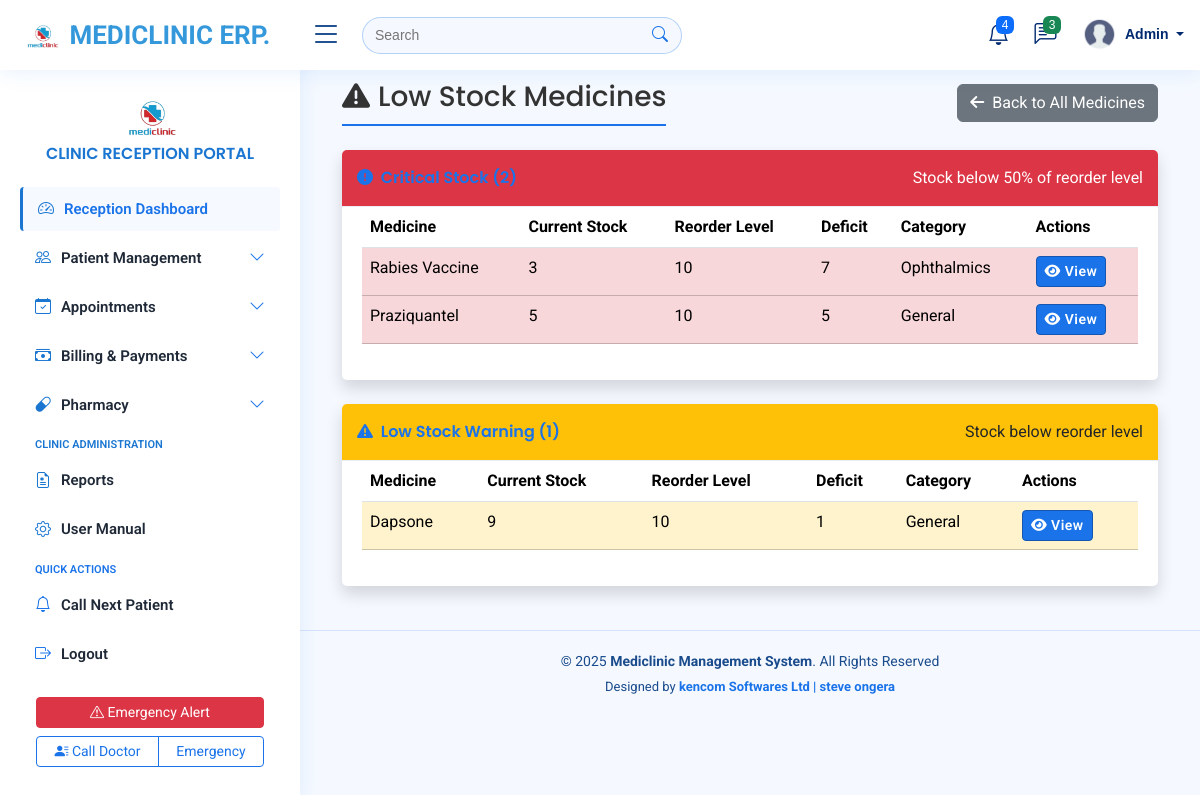
Before: /medicines/low-stock/ with the older database file.
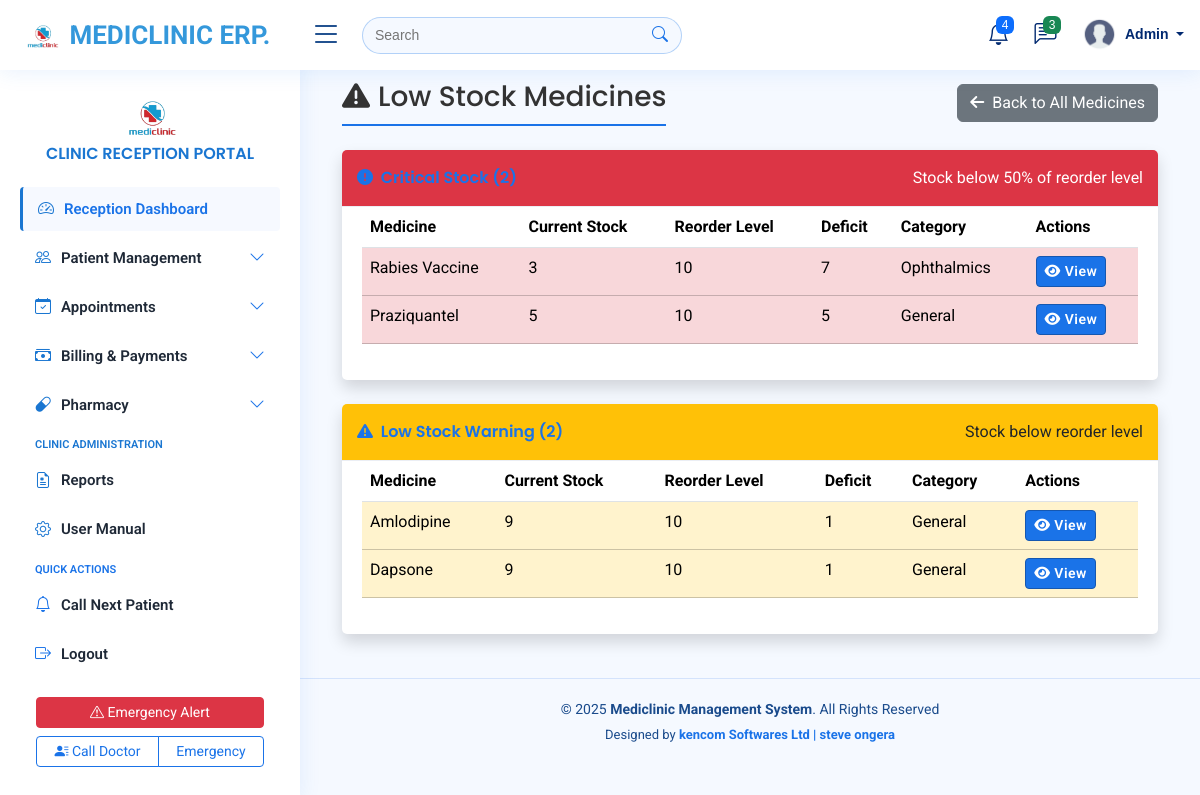
After: the same page with the newer database file.
### myapplication/models.py (models this page shows, shortened)
class Medicine(models.Model):
    name = models.CharField(max_length=200)
    category = models.ForeignKey('MedicineCategory', on_delete=models.SET_NULL, null=True, blank=True)
    description = models.TextField(blank=True, null=True)
    quantity_in_stock = models.PositiveIntegerField(default=0)
    unit_price = models.DecimalField(max_digits=10, decimal_places=2)
    reorder_level = models.PositiveIntegerField(default=10)
    manufacturer = models.CharField(max_length=200, blank=True, null=True)
    expiry_date = models.DateField(blank=True, null=True)
    batch_number = models.CharField(max_length=100, blank=True, null=True)
    image = models.ImageField(upload_to='medicine_images/', blank=True, null=True)  # ✅ New field
    created_at = models.DateTimeField(auto_now_add=True)
    updated_at = models.DateTimeField(auto_now=True)

class MedicineCategory(models.Model):
    name = models.CharField(max_length=100)
    description = models.TextField(blank=True, null=True)
    def __str__(self):
        return self.name

### myapplication/views.py (the view)
# urls.py: path('medicines/low-stock/', views.low_stock_medicines, name='low_stock_medicines'),
def low_stock_medicines(request):
    medicines = Medicine.objects.filter(
        quantity_in_stock__lte=F('reorder_level')
    ).order_by('quantity_in_stock')
    critical = medicines.filter(quantity_in_stock__lte=F('reorder_level')/2)
    warning = medicines.filter(quantity_in_stock__gt=F('reorder_level')/2)
    context = {
        'critical_medicines': critical,
        'warning_medicines': warning,
        'critical_count': critical.count(),
        'warning_count': warning.count(),
    }
    return render(request, 'medicines/low_stock.html', context)

### myapplication/templatetags/custom_filters.py (called while the page is built)
@register.filter
def subtract(value, arg):
    return value - arg

### templates/medicines/low_stock.html (shortened to what the changed rows need)
{% extends 'base/base.html' %}
{% load custom_filters %}
{% load static %}
{% block content %}
<div class="container-fluid">
    <div class="d-sm-flex align-items-center justify-content-between mb-4">
        <h1 class="h3 mb-0 text-gray-800">
            <i class="fas fa-exclamation-triangle me-2"></i>Low Stock Medicines
        </h1>
    </div>
    {% if critical_medicines %}
    <div class="card shadow mb-4 border-left-danger">
        <div class="card-body">
            <div class="table-responsive">
                <table class="table table-hover">
                    <thead>
                        <tr>
                            <th>Medicine</th>
                            <th>Current Stock</th>
                            <th>Reorder Level</th>
                            <th>Deficit</th>
                            <th>Category</th>
                            <th>Actions</th>
                        </tr>
                    </thead>
                    <tbody>
                        {% for medicine in critical_medicines %}
                        <tr class="table-danger">
                            <td>{{ medicine.name }}</td>
                            <td>{{ medicine.quantity_in_stock }}</td>
                            <td>{{ medicine.reorder_level }}</td>
                            <td>{{ medicine.reorder_level|subtract:medicine.quantity_in_stock }}</td>
                            <td>{{ medicine.category|default:"-" }}</td>
                            <td>
                                <a href="{% url 'medicine_detail' medicine.pk %}" class="btn btn-sm btn-primary">
                                    <i class="fas fa-eye"></i> View
                                </a>
                            </td>
                        </tr>
                        {% endfor %}
                    </tbody>
                </table>
            </div>
        </div>
    </div>
    {% endif %}
    {% if warning_medicines %}
    <div class="card shadow mb-4 border-left-warning">
        <div class="card-header py-3 d-flex justify-content-between align-items-center bg-warning text-dark">
            <h6 class="m-0 font-weight-bold">
                <i class="fas fa-exclamation-triangle me-1"></i>
                Low Stock Warning ({{ warning_count }})
            </h6>
            <span>Stock below reorder level</span>
        </div>
        <div class="card-body">
            <div class="table-responsive">
                <table class="table table-hover">
                    <thead>
                        <tr>
                            <th>Medicine</th>
                            <th>Current Stock</th>
                            <th>Reorder Level</th>
                            <th>Deficit</th>
                            <th>Category</th>
                            <th>Actions</th>
                        </tr>
                    </thead>
                    <tbody>
                        {% for medicine in warning_medicines %}
                        <tr class="table-warning">
                            <td>{{ medicine.name }}</td>
                            <td>{{ medicine.quantity_in_stock }}</td>
                            <td>{{ medicine.reorder_level }}</td>
                            <td>{{ medicine.reorder_level|subtract:medicine.quantity_in_stock }}</td>
                            <td>{{ medicine.category|default:"-" }}</td>
                            <td>
                                <a href="{% url 'medicine_detail' medicine.pk %}" class="btn btn-sm btn-primary">
                                    <i class="fas fa-eye"></i> View
                                </a>
                            </td>
                        </tr>
                        {% endfor %}
                    </tbody>
                </table>
            </div>
        </div>
    </div>
    {% endif %}
</div>
{% endblock %}

Changed rows visible on the page:
now on this page (row edited): Medicine: name "Amlodipine", quantity_in_stock "9", reorder_level "10", reorder_level|subtract "1", category "General", shown under "Low Stock Warning (2)"
Other visible differences:
{{ warning_count }}: "1" → "2"
